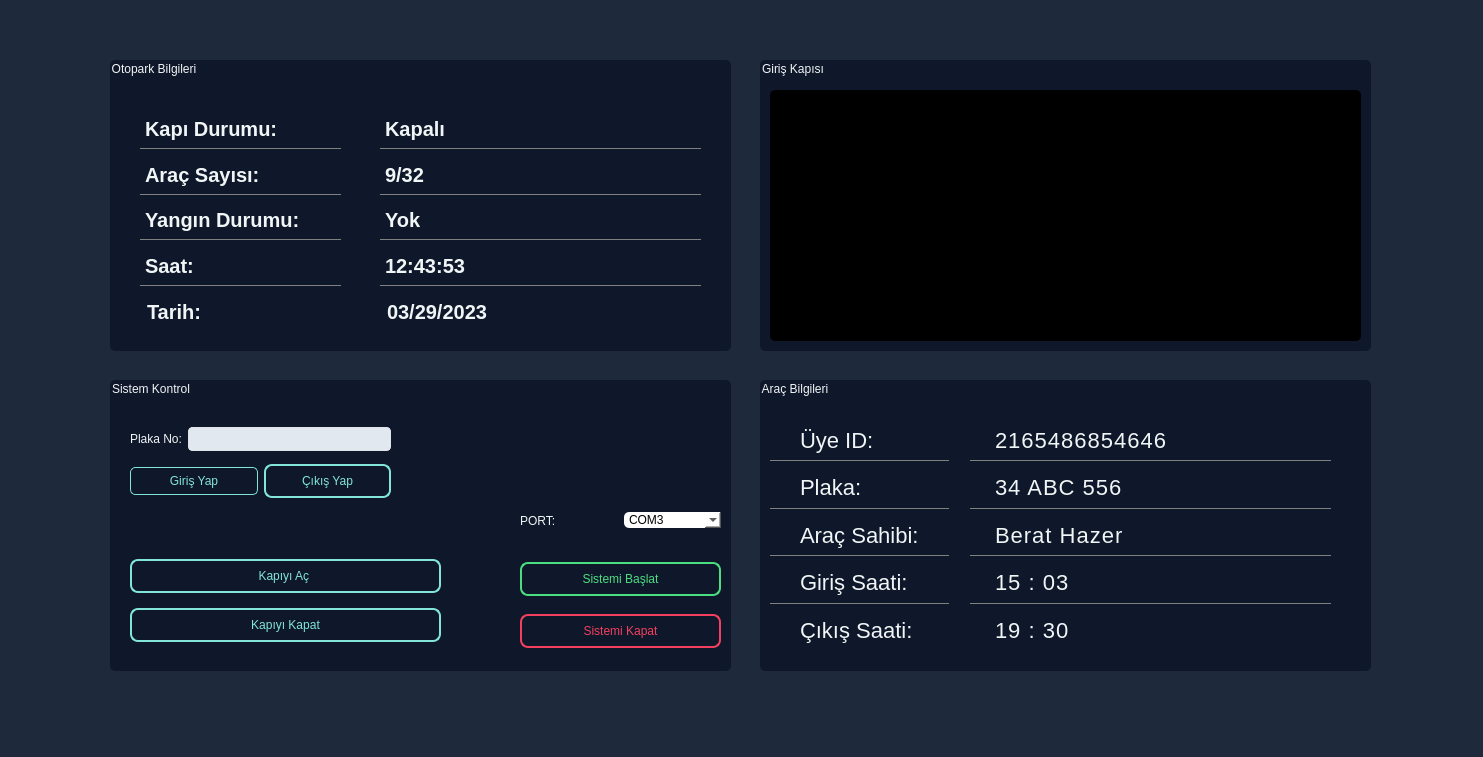
<?xml version="1.0" encoding="UTF-8"?>
<ui version="4.0">
 <class>MainWindow</class>
 <widget class="QMainWindow" name="MainWindow">
  <property name="geometry">
   <rect>
    <x>0</x>
    <y>0</y>
    <width>1483</width>
    <height>757</height>
   </rect>
  </property>
  <property name="windowTitle">
   <string>MainWindow</string>
  </property>
  <property name="styleSheet">
   <string notr="true">background-color: #1e293b</string>
  </property>
  <widget class="QWidget" name="centralwidget">
   <widget class="QGroupBox" name="gb_otoparkBilgileri">
    <property name="geometry">
     <rect>
      <x>110</x>
      <y>60</y>
      <width>621</width>
      <height>291</height>
     </rect>
    </property>
    <property name="styleSheet">
     <string notr="true">background-color: rgb(15, 23, 42);
font: 600 10pt &quot;Segoe UI&quot;;
border:0;
border-radius:5px;
color: rgb(240, 245, 245);

</string>
    </property>
    <property name="title">
     <string>Otopark Bilgileri</string>
    </property>
    <widget class="QWidget" name="layoutWidget">
     <property name="geometry">
      <rect>
       <x>270</x>
       <y>50</y>
       <width>321</width>
       <height>221</height>
      </rect>
     </property>
     <layout class="QVBoxLayout" name="verticalLayout_5">
      <item>
       <widget class="QLabel" name="lb_kapiDurumu">
        <property name="styleSheet">
         <string notr="true">border-radius:0px;
border-bottom:1px solid gray;
font-weight:700;
font-size:20px</string>
        </property>
        <property name="text">
         <string>Kapalı</string>
        </property>
       </widget>
      </item>
      <item>
       <widget class="QLabel" name="lb_aracSayisi">
        <property name="styleSheet">
         <string notr="true">border-radius:0px;
border-bottom:1px solid gray;
font-weight:700;
font-size:20px</string>
        </property>
        <property name="text">
         <string>9/32</string>
        </property>
       </widget>
      </item>
      <item>
       <widget class="QLabel" name="lb_yanginAlarmi">
        <property name="styleSheet">
         <string notr="true">border-radius:0px;
border-bottom:1px solid gray;
font-weight:700;
font-size:20px</string>
        </property>
        <property name="text">
         <string>Yok</string>
        </property>
       </widget>
      </item>
      <item>
       <widget class="QLabel" name="label_10">
        <property name="styleSheet">
         <string notr="true">border-radius:0px;
border-bottom:1px solid gray;
font-weight:700;
font-size:20px</string>
        </property>
        <property name="text">
         <string>12:43:53</string>
        </property>
       </widget>
      </item>
      <item>
       <widget class="QLabel" name="label_12">
        <property name="styleSheet">
         <string notr="true">border-radius:0px;
padding-left:2px;
font-weight:700;
font-size:20px</string>
        </property>
        <property name="text">
         <string>03/29/2023</string>
        </property>
       </widget>
      </item>
     </layout>
    </widget>
    <widget class="QWidget" name="layoutWidget">
     <property name="geometry">
      <rect>
       <x>30</x>
       <y>50</y>
       <width>201</width>
       <height>221</height>
      </rect>
     </property>
     <layout class="QVBoxLayout" name="verticalLayout_2">
      <item>
       <widget class="QLabel" name="label_6">
        <property name="styleSheet">
         <string notr="true">border-radius:0px;
border-bottom:1px solid gray;
font-weight:600;
font-size:20px</string>
        </property>
        <property name="text">
         <string>Kapı Durumu:</string>
        </property>
       </widget>
      </item>
      <item>
       <widget class="QLabel" name="label_7">
        <property name="styleSheet">
         <string notr="true">border-radius:0px;
border-bottom:1px solid gray;
font-weight:600;
font-size:20px</string>
        </property>
        <property name="text">
         <string>Araç Sayısı:</string>
        </property>
       </widget>
      </item>
      <item>
       <widget class="QLabel" name="label_8">
        <property name="styleSheet">
         <string notr="true">border-radius:0px;
border-bottom:1px solid gray;
font-weight:600;
font-size:20px</string>
        </property>
        <property name="text">
         <string>Yangın Durumu:</string>
        </property>
       </widget>
      </item>
      <item>
       <widget class="QLabel" name="label_9">
        <property name="styleSheet">
         <string notr="true">border-radius:0px;
border-bottom:1px solid gray;
font-weight:600;
font-size:20px</string>
        </property>
        <property name="text">
         <string>Saat:</string>
        </property>
       </widget>
      </item>
      <item>
       <widget class="QLabel" name="label_11">
        <property name="styleSheet">
         <string notr="true">border-radius:0px;
padding-left:2px;
font-weight:600;
font-size:20px</string>
        </property>
        <property name="text">
         <string>Tarih:</string>
        </property>
       </widget>
      </item>
     </layout>
    </widget>
   </widget>
   <widget class="QGroupBox" name="gb_kamera">
    <property name="geometry">
     <rect>
      <x>760</x>
      <y>60</y>
      <width>611</width>
      <height>291</height>
     </rect>
    </property>
    <property name="styleSheet">
     <string notr="true">background-color: rgb(15, 23, 42);
font: 600 10pt &quot;Segoe UI&quot;;
border:0;
border-radius:5px;
color: rgb(240, 245, 245);


</string>
    </property>
    <property name="title">
     <string>Giriş Kapısı</string>
    </property>
    <widget class="QLabel" name="lb_kamera">
     <property name="geometry">
      <rect>
       <x>10</x>
       <y>30</y>
       <width>591</width>
       <height>251</height>
      </rect>
     </property>
     <property name="styleSheet">
      <string notr="true">background-color: rgb(0, 0, 0);</string>
     </property>
     <property name="text">
      <string/>
     </property>
     <property name="pixmap">
      <pixmap>cars/mercedes.jpg</pixmap>
     </property>
    </widget>
   </widget>
   <widget class="QGroupBox" name="gb_sistemKontrol">
    <property name="geometry">
     <rect>
      <x>110</x>
      <y>380</y>
      <width>621</width>
      <height>291</height>
     </rect>
    </property>
    <property name="styleSheet">
     <string notr="true">background-color: rgb(15, 23, 42);
font: 600 10pt &quot;Segoe UI&quot;;
border:0;
border-radius:5px;
color: rgb(240, 245, 245);
</string>
    </property>
    <property name="title">
     <string>Sistem Kontrol</string>
    </property>
    <widget class="QWidget" name="layoutWidget">
     <property name="geometry">
      <rect>
       <x>20</x>
       <y>170</y>
       <width>311</width>
       <height>103</height>
      </rect>
     </property>
     <layout class="QVBoxLayout" name="verticalLayout_3">
      <item>
       <widget class="QPushButton" name="btn_kapiyiAc">
        <property name="styleSheet">
         <string notr="true">border: 2px solid #81E6D9;
border-radius: 8px;
padding: 8px 4px;
color:#81E6D9;
font: 700 9pt &quot;Segoe UI&quot;;</string>
        </property>
        <property name="text">
         <string>Kapıyı Aç </string>
        </property>
       </widget>
      </item>
      <item>
       <widget class="QPushButton" name="btn_kapiyiKapat">
        <property name="styleSheet">
         <string notr="true">border: 2px solid #81E6D9;
border-radius: 8px;
padding: 8px 4px;
color:#81E6D9;
font: 700 9pt &quot;Segoe UI&quot;;</string>
        </property>
        <property name="text">
         <string>Kapıyı Kapat</string>
        </property>
       </widget>
      </item>
     </layout>
    </widget>
    <widget class="QWidget" name="layoutWidget">
     <property name="geometry">
      <rect>
       <x>410</x>
       <y>170</y>
       <width>201</width>
       <height>111</height>
      </rect>
     </property>
     <layout class="QVBoxLayout" name="verticalLayout_6">
      <item>
       <widget class="QPushButton" name="btn_sistemiBaslat">
        <property name="styleSheet">
         <string notr="true">border: 2px solid #4ade80;
border-radius: 8px;
padding: 8px 4px;
color:#4ade80;
font: 700 9pt &quot;Segoe UI&quot;;</string>
        </property>
        <property name="text">
         <string>Sistemi Başlat</string>
        </property>
       </widget>
      </item>
      <item>
       <widget class="QPushButton" name="btn_sistemiKapat">
        <property name="styleSheet">
         <string notr="true">border: 2px solid #f43f5e;
border-radius: 8px;
padding: 8px 4px;
color:#f43f5e;
font: 700 9pt &quot;Segoe UI&quot;;</string>
        </property>
        <property name="text">
         <string>Sistemi Kapat</string>
        </property>
       </widget>
      </item>
     </layout>
    </widget>
    <widget class="QWidget" name="layoutWidget">
     <property name="geometry">
      <rect>
       <x>410</x>
       <y>120</y>
       <width>201</width>
       <height>41</height>
      </rect>
     </property>
     <layout class="QHBoxLayout" name="horizontalLayout_2">
      <item>
       <widget class="QLabel" name="label_14">
        <property name="text">
         <string>PORT:</string>
        </property>
       </widget>
      </item>
      <item>
       <widget class="QComboBox" name="comboBox">
        <property name="styleSheet">
         <string notr="true">background-color:#fff;
color:black</string>
        </property>
        <item>
         <property name="text">
          <string>COM3</string>
         </property>
        </item>
        <item>
         <property name="text">
          <string>COM4</string>
         </property>
        </item>
        <item>
         <property name="text">
          <string>COM5</string>
         </property>
        </item>
       </widget>
      </item>
     </layout>
    </widget>
    <widget class="QWidget" name="">
     <property name="geometry">
      <rect>
       <x>20</x>
       <y>40</y>
       <width>261</width>
       <height>85</height>
      </rect>
     </property>
     <layout class="QVBoxLayout" name="verticalLayout">
      <item>
       <layout class="QHBoxLayout" name="horizontalLayout">
        <item>
         <widget class="QLabel" name="label">
          <property name="text">
           <string>Plaka No:</string>
          </property>
         </widget>
        </item>
        <item>
         <widget class="QLineEdit" name="le_plakaNo">
          <property name="styleSheet">
           <string notr="true">border-radius: 4px;
border: 1px solid #e0e4e7;
padding: 3px 5px;
background-color:#e2e8f0;
color:#0f172a;
letter-spacing:2px</string>
          </property>
          <property name="text">
           <string/>
          </property>
         </widget>
        </item>
       </layout>
      </item>
      <item>
       <layout class="QHBoxLayout" name="horizontalLayout_3">
        <item>
         <widget class="QPushButton" name="btn_aracGirisiYap">
          <property name="styleSheet">
           <string notr="true">border: 1px solid #81E6D9;
border-radius: 5px;
padding: 6px 0px;
color:#81E6D9;
font: 700 10pt &quot;Segoe UI&quot;;</string>
          </property>
          <property name="text">
           <string>Giriş Yap</string>
          </property>
         </widget>
        </item>
        <item>
         <widget class="QPushButton" name="btn_aracCikisiYap">
          <property name="styleSheet">
           <string notr="true">border: 2px solid #81E6D9;
border-radius: 8px;
padding: 8px 4px;
color:#81E6D9;
font: 700 9pt &quot;Segoe UI&quot;;</string>
          </property>
          <property name="text">
           <string>Çıkış Yap</string>
          </property>
         </widget>
        </item>
       </layout>
      </item>
     </layout>
    </widget>
   </widget>
   <widget class="QGroupBox" name="gb_aracBilgileri">
    <property name="geometry">
     <rect>
      <x>760</x>
      <y>380</y>
      <width>611</width>
      <height>291</height>
     </rect>
    </property>
    <property name="styleSheet">
     <string notr="true">background-color: rgb(15, 23, 42);
font: 600 10pt &quot;Segoe UI&quot;;
border:0;
border-radius:5px;
color: rgb(240, 245, 245);
</string>
    </property>
    <property name="title">
     <string>Araç Bilgileri</string>
    </property>
    <widget class="QWidget" name="layoutWidget">
     <property name="geometry">
      <rect>
       <x>10</x>
       <y>40</y>
       <width>179</width>
       <height>231</height>
      </rect>
     </property>
     <layout class="QVBoxLayout" name="verticalLayout_7">
      <item>
       <widget class="QLabel" name="label_3">
        <property name="styleSheet">
         <string notr="true">border-radius:0px;
border-bottom:1px solid gray;
padding: 0px 25px;
font-size:22px;
text-align:center</string>
        </property>
        <property name="text">
         <string>Üye ID:</string>
        </property>
       </widget>
      </item>
      <item>
       <widget class="QLabel" name="label_13">
        <property name="styleSheet">
         <string notr="true">border-radius:0px;
border-bottom:1px solid gray;
padding: 0px 25px;
font-size:22px;
text-align:center</string>
        </property>
        <property name="text">
         <string>Plaka:</string>
        </property>
       </widget>
      </item>
      <item>
       <widget class="QLabel" name="label_2">
        <property name="styleSheet">
         <string notr="true">border-radius:0px;
border-bottom:1px solid gray;
padding: 0px 25px;
font-size:22px;
</string>
        </property>
        <property name="text">
         <string>Araç Sahibi:</string>
        </property>
       </widget>
      </item>
      <item>
       <widget class="QLabel" name="label_4">
        <property name="styleSheet">
         <string notr="true">border-radius:0px;
border-bottom:1px solid gray;
padding: 0px 25px;
font-size:22px;
</string>
        </property>
        <property name="text">
         <string>Giriş Saati:</string>
        </property>
       </widget>
      </item>
      <item>
       <widget class="QLabel" name="label_5">
        <property name="styleSheet">
         <string notr="true">border-radius:0px;
padding: 0px 25px;
font-size:22px;
</string>
        </property>
        <property name="text">
         <string>Çıkış Saati:</string>
        </property>
       </widget>
      </item>
     </layout>
    </widget>
    <widget class="QWidget" name="layoutWidget">
     <property name="geometry">
      <rect>
       <x>210</x>
       <y>40</y>
       <width>361</width>
       <height>231</height>
      </rect>
     </property>
     <layout class="QVBoxLayout" name="verticalLayout_4">
      <item>
       <widget class="QLabel" name="lb_uyeID">
        <property name="styleSheet">
         <string notr="true">border-radius:0px;
border-bottom:1px solid gray;
padding: 0px 20px;
font-size:22px;
letter-spacing:1px</string>
        </property>
        <property name="text">
         <string>2165486854646</string>
        </property>
       </widget>
      </item>
      <item>
       <widget class="QLabel" name="lb_aracPlaka">
        <property name="styleSheet">
         <string notr="true">border-radius:0px;
border-bottom:1px solid gray;
padding: 0px 20px;
font-size:22px;
letter-spacing:1px</string>
        </property>
        <property name="text">
         <string>34 ABC 556</string>
        </property>
       </widget>
      </item>
      <item>
       <widget class="QLabel" name="lb_aracSahibi">
        <property name="styleSheet">
         <string notr="true">border-radius:0px;
border-bottom:1px solid gray;
padding: 0px 20px;
font-size:22px;
letter-spacing:1px</string>
        </property>
        <property name="text">
         <string>Berat Hazer</string>
        </property>
       </widget>
      </item>
      <item>
       <widget class="QLabel" name="lb_girisSaati">
        <property name="styleSheet">
         <string notr="true">border-radius:0px;
border-bottom:1px solid gray;
padding: 0px 20px;
font-size:22px;
letter-spacing:1px</string>
        </property>
        <property name="text">
         <string>15 : 03</string>
        </property>
       </widget>
      </item>
      <item>
       <widget class="QLabel" name="lb_cikisSaati">
        <property name="styleSheet">
         <string notr="true">border-radius:0px;
padding: 0px 20px;
font-size:22px;
letter-spacing:1px</string>
        </property>
        <property name="text">
         <string>19 : 30</string>
        </property>
       </widget>
      </item>
     </layout>
    </widget>
   </widget>
  </widget>
  <widget class="QStatusBar" name="statusbar"/>
 </widget>
 <resources/>
 <connections/>
</ui>
